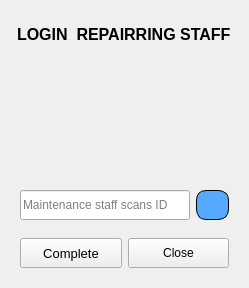
<?xml version='1.0' encoding='utf-8'?>
<ui version="4.0">
 <class>Scanrepair</class>
 <widget class="QDialog" name="Scanrepair">
  <property name="geometry">
   <rect>
    <x>0</x>
    <y>0</y>
    <width>245</width>
    <height>288</height>
   </rect>
  </property>
  <property name="windowTitle">
   <string>Dialog</string>
  </property>
  <layout class="QVBoxLayout" name="verticalLayout">
   <item>
    <widget class="QWidget" name="widget" native="true">
     <layout class="QVBoxLayout" name="verticalLayout_2">
      <property name="spacing">
       <number>0</number>
      </property>
      <property name="leftMargin">
       <number>0</number>
      </property>
      <property name="topMargin">
       <number>0</number>
      </property>
      <property name="rightMargin">
       <number>0</number>
      </property>
      <property name="bottomMargin">
       <number>0</number>
      </property>
      <item>
       <widget class="QWidget" name="widget_4" native="true">
        <layout class="QVBoxLayout" name="verticalLayout_4">
         <property name="spacing">
          <number>0</number>
         </property>
         <property name="leftMargin">
          <number>0</number>
         </property>
         <property name="topMargin">
          <number>0</number>
         </property>
         <property name="rightMargin">
          <number>0</number>
         </property>
         <property name="bottomMargin">
          <number>0</number>
         </property>
         <item alignment="Qt::AlignHCenter|Qt::AlignTop">
          <widget class="QLabel" name="icon">
           <property name="sizePolicy">
            <sizepolicy hsizetype="Fixed" vsizetype="Fixed">
             <horstretch>0</horstretch>
             <verstretch>0</verstretch>
            </sizepolicy>
           </property>
           <property name="text">
            <string />
           </property>
           <property name="pixmap">
            <pixmap resource="../Qss/icons/_icons.qrc">:/material_design/icons/material_design/people_outline.png</pixmap>
           </property>
           <property name="scaledContents">
            <bool>true</bool>
           </property>
           <property name="alignment">
            <set>Qt::AlignCenter</set>
           </property>
          </widget>
         </item>
         <item alignment="Qt::AlignHCenter|Qt::AlignVCenter">
          <widget class="QLabel" name="labelname">
           <property name="sizePolicy">
            <sizepolicy hsizetype="Fixed" vsizetype="Fixed">
             <horstretch>0</horstretch>
             <verstretch>0</verstretch>
            </sizepolicy>
           </property>
           <property name="minimumSize">
            <size>
             <width>0</width>
             <height>0</height>
            </size>
           </property>
           <property name="maximumSize">
            <size>
             <width>16777215</width>
             <height>16777215</height>
            </size>
           </property>
           <property name="font">
            <font>
             <pointsize>12</pointsize>
             <bold>true</bold>
            </font>
           </property>
           <property name="text">
            <string>LOGIN  REPAIRRING STAFF</string>
           </property>
          </widget>
         </item>
         <item>
          <spacer name="verticalSpacer">
           <property name="orientation">
            <enum>Qt::Vertical</enum>
           </property>
           <property name="sizeHint" stdset="0">
            <size>
             <width>20</width>
             <height>30</height>
            </size>
           </property>
          </spacer>
         </item>
        </layout>
       </widget>
      </item>
      <item>
       <widget class="QWidget" name="widget_3" native="true">
        <property name="sizePolicy">
         <sizepolicy hsizetype="Preferred" vsizetype="Fixed">
          <horstretch>0</horstretch>
          <verstretch>0</verstretch>
         </sizepolicy>
        </property>
        <layout class="QHBoxLayout" name="horizontalLayout_2">
         <item>
          <widget class="QLineEdit" name="scan_repair">
           <property name="sizePolicy">
            <sizepolicy hsizetype="Preferred" vsizetype="Maximum">
             <horstretch>0</horstretch>
             <verstretch>0</verstretch>
            </sizepolicy>
           </property>
           <property name="minimumSize">
            <size>
             <width>170</width>
             <height>30</height>
            </size>
           </property>
           <property name="font">
            <font>
             <family>Arial</family>
            </font>
           </property>
           <property name="inputMask">
            <string notr="true" />
           </property>
           <property name="text">
            <string />
           </property>
           <property name="placeholderText">
            <string>Maintenance staff scans ID</string>
           </property>
          </widget>
         </item>
         <item>
          <widget class="QPushButton" name="Refresh_scan">
           <property name="sizePolicy">
            <sizepolicy hsizetype="Preferred" vsizetype="Preferred">
             <horstretch>0</horstretch>
             <verstretch>0</verstretch>
            </sizepolicy>
           </property>
           <property name="minimumSize">
            <size>
             <width>33</width>
             <height>30</height>
            </size>
           </property>
           <property name="maximumSize">
            <size>
             <width>33</width>
             <height>30</height>
            </size>
           </property>
           <property name="sizeIncrement">
            <size>
             <width>0</width>
             <height>0</height>
            </size>
           </property>
           <property name="font">
            <font>
             <pointsize>7</pointsize>
             <italic>true</italic>
             <bold>false</bold>
            </font>
           </property>
           <property name="cursor">
            <cursorShape>PointingHandCursor</cursorShape>
           </property>
           <property name="styleSheet">
            <string notr="true">border-radius: 10px;
background-color: rgb(85, 170, 255);
border: 1px solid black;</string>
           </property>
           <property name="text">
            <string />
           </property>
           <property name="icon">
            <iconset resource="../Qss/icons/_icons.qrc">
             <normaloff>:/feather/icons/feather/refresh-ccw.png</normaloff>:/feather/icons/feather/refresh-ccw.png</iconset>
           </property>
          </widget>
         </item>
        </layout>
       </widget>
      </item>
      <item>
       <widget class="QWidget" name="widget_2" native="true">
        <property name="sizePolicy">
         <sizepolicy hsizetype="Preferred" vsizetype="Fixed">
          <horstretch>0</horstretch>
          <verstretch>0</verstretch>
         </sizepolicy>
        </property>
        <layout class="QHBoxLayout" name="horizontalLayout">
         <item>
          <widget class="QPushButton" name="confirmID">
           <property name="sizePolicy">
            <sizepolicy hsizetype="Preferred" vsizetype="Fixed">
             <horstretch>0</horstretch>
             <verstretch>0</verstretch>
            </sizepolicy>
           </property>
           <property name="minimumSize">
            <size>
             <width>0</width>
             <height>30</height>
            </size>
           </property>
           <property name="font">
            <font>
             <pointsize>10</pointsize>
            </font>
           </property>
           <property name="cursor">
            <cursorShape>PointingHandCursor</cursorShape>
           </property>
           <property name="text">
            <string>Complete</string>
           </property>
           <property name="icon">
            <iconset resource="../Qss/icons/_icons.qrc">
             <normaloff>:/feather/icons/feather/check.png</normaloff>:/feather/icons/feather/check.png</iconset>
           </property>
          </widget>
         </item>
         <item>
          <widget class="QPushButton" name="pushButton_D">
           <property name="minimumSize">
            <size>
             <width>0</width>
             <height>30</height>
            </size>
           </property>
           <property name="text">
            <string>Close</string>
           </property>
           <property name="icon">
            <iconset resource="../Qss/icons/_icons.qrc">
             <normaloff>:/feather/icons/feather/x-circle.png</normaloff>:/feather/icons/feather/x-circle.png</iconset>
           </property>
          </widget>
         </item>
        </layout>
       </widget>
      </item>
     </layout>
    </widget>
   </item>
  </layout>
 </widget>
 <connections />
<customwidgets><customwidget><class>QPushButton</class><extends>QPushButton</extends><header location="global">Custom_Widgets.Theme.h</header><container>1</container></customwidget><customwidget><class>QLabel</class><extends>QLabel</extends><header location="global">Custom_Widgets.Theme.h</header><container>1</container></customwidget></customwidgets></ui>
